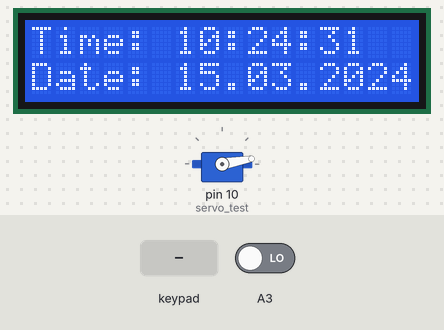
A sketch run on a simulated Arduino Uno, built with avr-gcc and run on an emulated ATmega328P. Shown: servo, 16×2 character LCD. Inputs (shaded band) come from the test bench; at power-on: A3 LOW. The local clock reads 2024-03-15 10:24:30 at power-on unless the sketch sets it.

Above: at 1.2 s.
1.3 s: A3 driven HIGH
At 2.4 s:
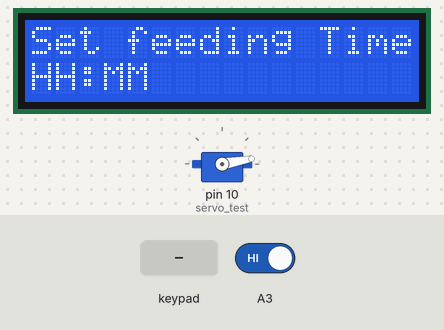
2.8 s: keypad keys 2 3 4 5 # pressed 0.4 s apart
At 4.7 s:
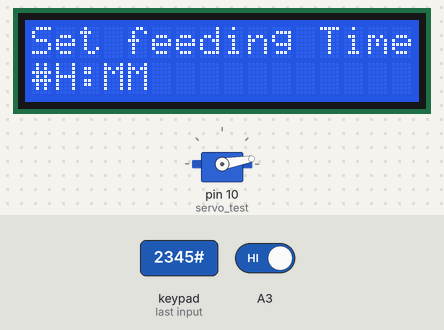
6.3 s: key '1' pressed
At 7.3 s:
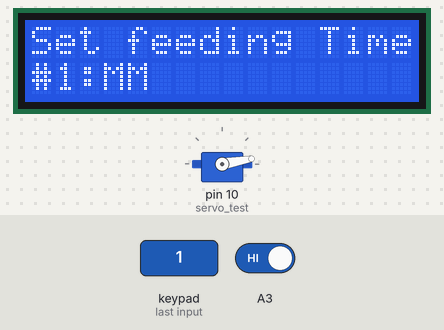
7.8 s: keypad keys 2 3 4 5 * pressed 0.4 s apart
At 10.7 s:
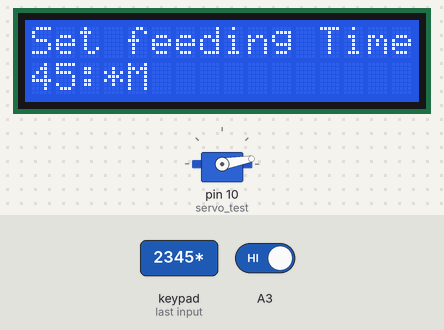
11.3 s: key '2' pressed
At 11.6 s:
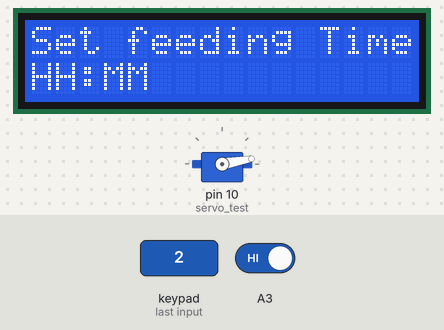
12.8 s: key 'A' pressed
At 13.6 s:
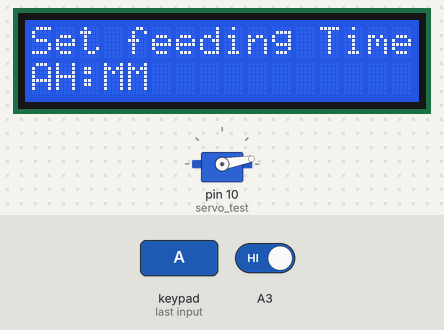
Timing chart, 0 to 15.3 s (numbered marks = the images above; inputs shaded):
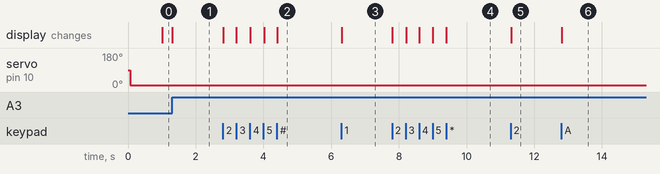

Measured:
- after the input at 1.3 s, the display: changes at once (image 1)
- after the input at 2.8 s, the display: first changes at once (image 2 shows a later state)
- after the input at 6.3 s, the display: changes at once (image 3)
- after the input at 7.8 s, the display: first changes at once (image 4 shows a later state)
- after the input at 11.3 s, the display: first changes at once (image 5 shows a later state)
- after the input at 12.8 s, the display: changes at once (image 6)

The sketch:

sketch_may23a.ino
```cpp
#include <DS3231.h>
#include <Servo.h>
#include <LiquidCrystal.h>
#include <Keypad.h>

const byte ROWS = 4; // Four rows
const byte COLS = 4; // Three columns

// Define the Keymap
char keys[ROWS][COLS] = {
  {'1','2','3','A'},
  {'4','5','6','B'},
  {'7','8','9','C'},
  {'*','0','#','D'}
};

// Connect keypad ROW0, ROW1, ROW2 and ROW3 to these Arduino pins.
byte rowPins[ROWS] = { 2, 3, 4, 5 };
// Connect keypad COL0, COL1 and COL2 to these Arduino pins.
byte colPins[COLS] = { 6, 7, 8, 9 };

// Create the Keypad
Keypad kpd = Keypad( makeKeymap(keys), rowPins, colPins, ROWS, COLS );
DS3231 rtc(A4, A5);
Servo servo_test; //initialize a servo object for the connected servo
LiquidCrystal lcd(A0, A1, A2, 11, 12, 13); // Creates an LC object. Parameters: (rs, enable, d4, d5, d6, d7)

int t1, t2, t3, t4, t5, t6;
boolean feed = true; // condition for alarm
char key;
int r[6];

void setup() {
  servo_test.attach(10); // attach the signal pin of servo to pin9 of arduino
  rtc.begin();
  lcd.begin(16,2);
  servo_test.write(10);
  Serial.begin(9600);
  pinMode(A0, OUTPUT);
  pinMode(A1, OUTPUT);
  pinMode(A2, OUTPUT);
}

void loop() {
  lcd.setCursor(0,0);
  int buttonPress;
  buttonPress = digitalRead(A3);
  if (buttonPress == 1) {
    setFeedingTime();
  }

  lcd.print("Time: ");
  String t = "";
  t = rtc.getTimeStr();
  t1 = t.charAt(0) - 48;
  t2 = t.charAt(1) - 48;
  t3 = t.charAt(3) - 48;
  t4 = t.charAt(4) - 48;
  t5 = t.charAt(6) - 48;
  t6 = t.charAt(7) - 48;
  lcd.print(rtc.getTimeStr());
  lcd.setCursor(0,1);
  lcd.print("Date: ");
  lcd.print(rtc.getDateStr());

  if (t1 == r[0] && t2 == r[1] && t3 == r[2] && t4 == r[3] && t5 < 1 && t6 < 3 && feed == true) {
    servo_test.write(45); //command to rotate the servo to the specified angle
    delay(2500);
    servo_test.write(10);
    feed = false;
  }
}

void setFeedingTime() {
  feed = true;
  int i = 0;
  lcd.clear();
  lcd.setCursor(0,0);
  lcd.print("Set feeding Time");
  lcd.setCursor(0,1);
  lcd.print("HH:MM");
  lcd.setCursor(0,1);

  // Reset feeding time values
  for (int k = 0; k < 6; k++) {
    r[k] = 0;
  }

  while(1) {
    key = kpd.getKey();
    if (key != NO_KEY && key != 'D') {
      lcd.print(key);
      r[i] = key - 48;
      i++;
      if (i == 2) {
        lcd.print(":");
      }
      if (i == 4) {
        break; // Break the loop after setting HH:MM
      }
    }
    delay(0);
 }
}
```
